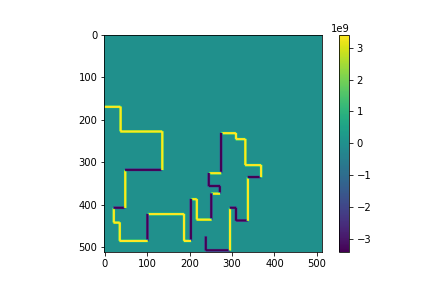
#> input picture plot_to_dxf/1.png, 432 x 288 px
$ python plot_to_dxf.py
#> lines starting #> are read from the running program, lines starting #| are printed output that depends on the picture; after the words box and inside, x2 and y2 are one past the last pixel; in counts of white or black regions, pixels touching at a corner belong together
#!/usr/bin/env python3
# -*- coding: utf-8 -*-
"""
Created on Tue Oct 10 20:27:21 2023

@author: cagilbenibol
"""

import ezdxf
from PIL import Image, ImageFilter
import cv2
import numpy as np

def fill_connection_points(input_path, output_path, kernel_size=3):
    # Read the image
    img = cv2.imread(input_path, cv2.IMREAD_GRAYSCALE)

    # Threshold the image to create a binary image
    _, binary = cv2.threshold(img, 127, 255, cv2.THRESH_BINARY_INV)

    # Define a kernel for the dilation operation.
    kernel = np.ones((kernel_size, kernel_size), np.uint8)

    # Use dilation to connect the lines.
    dilated = cv2.dilate(binary, kernel, iterations=1)

    # Find contours in the dilated image
    contours, _ = cv2.findContours(dilated, cv2.RETR_EXTERNAL, cv2.CHAIN_APPROX_SIMPLE)

    # Fill the contours
    cv2.drawContours(dilated, contours, -1, (255), thickness=cv2.FILLED)
    cv2.imwrite(output_path, 255 - dilated)  # We invert again to get the original color scheme


def remove_background(input_path, output_path, bg_color, tolerance=60):
    # Open the image
    img = Image.open(input_path)
    img = img.convert("RGBA")
    datas = img.getdata()
    new_data = []
    for item in datas:
        # Change all white (also shades that are close to white)
        # pixels to transparent
        if all(abs(item[i] - bg_color[i]) < tolerance for i in range(3)):
            new_data.append((255, 255, 255, 0))
        else:
            new_data.append(item)

    img.putdata(new_data)
    img.save(output_path, "PNG")

# Need to define the RGB value of your background color.
bg_color = (0, 170, 170)  # You might need to adjust this based on the exact color you want to remove


def crop(path_to_your_image, path_to_save_cropped_image,a):
    # Open the image file
#> called with path_to_your_image = '1.png', path_to_save_cropped_image = '2.png', a = (105, 36, 322, 252)
    img = Image.open(path_to_your_image)
#> img is the input picture: PIL image 432x288 RGBA; mean R, G, B, A 166.7, 207.8, 204.3, 255

    # Define the region to be cropped
    # (left, upper, right, lower) or (x1, y1, x2, y2)
    # For example: (100, 100, 300, 300) will crop a 200x200 pixel rectangle from the original image,
    # starting at (100, 100) and ending at (300, 300) cropped_img = img.crop((100, 100, 300, 300))
    cropped_img = img.crop(a)
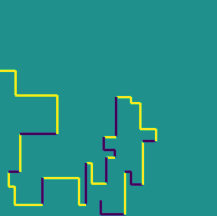
#> cropped_img: PIL image 217x216 RGBA; mean R, G, B, A 37.9, 144.5, 136.5, 255
#> after the loop in remove_background, `for item in datas:`: new_data = 46872 items
#> in remove_background, `img.putdata(new_data)`:
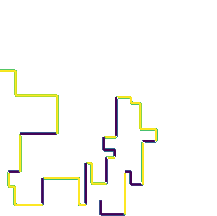
#> img: PIL image 217x216 RGBA; mean R, G, B, A 249.9, 249.9, 246, 12.5; transparent parts drawn white
    cropped_img.save(path_to_save_cropped_image)


# [50 lines left out: functions image_to_dxf_planes, png_to_dxf, not called in this run]


def make_all_colors_black(input_path, output_path):
    # Open the image
#> called with input_path = '3.png', output_path = '4.png'
    img = Image.open(input_path)
    img = img.convert("RGBA")

    datas = img.getdata()
    new_data = []

    for item in datas:
        # If the pixel is not transparent, change it to black
        if item[3] > 0:
            new_data.append((0, 0, 0, item[3]))
        else:
            new_data.append(item)
#> after the loop, new_data = 46872 items

    img.putdata(new_data)
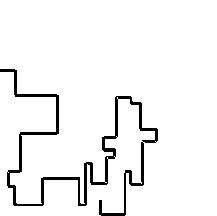
#> img: PIL image 217x216 RGBA; mean R, G, B, A 242.5, 242.5, 242.5, 12.5; transparent parts drawn white
#> in fill_connection_points, `img = cv2.imread(input_path, cv2.IMREAD_GRAYSCALE)`: img: shape (216, 217); 95.1% white; 1 black region, box (x1, y1, x2, y2) and area: (0, 69, 158, 216) 2297
#> in fill_connection_points, `_, binary = cv2.threshold(img, 127, 255, cv2.THRESH_BINARY_INV)`:
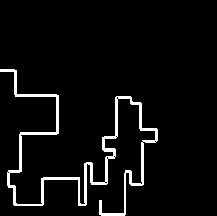
#> binary: shape (216, 217); 4.9% white; 1 white region, box (x1, y1, x2, y2) and area: (0, 69, 158, 216) 2297
#> in fill_connection_points, `dilated = cv2.dilate(binary, kernel, iterations=1)`:
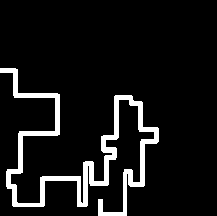
#> dilated: shape (216, 217); 8.4% white; 1 white region
#> in fill_connection_points, `contours, _ = cv2.findContours(dilated, cv2.RETR_EXTERNAL, cv2.CHAIN_A..`: contours = 1 contour; box (x1, y1, x2, y2) and area: (0, 68, 159, 216) 3156
#> call 2 of remove_background, with input_path = '5.png', output_path = '6.png', bg_color = (255, 255, 255), tolerance = 60
#> in remove_background (call 2), `img = img.convert("RGBA")`:
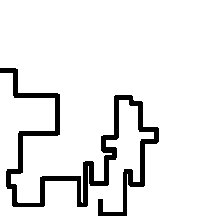
#> img: PIL image 217x216 RGBA; mean R, G, B, A 233.5, 233.5, 233.5, 255
    img.save(output_path, "PNG")


def image_to_dxf_plane(image_path, output_path):
    # Load the image in grayscale
#> called with image_path = '6.png', output_path = 'output.dxf'
    img = cv2.imread(image_path, cv2.IMREAD_GRAYSCALE)

    # Threshold the image to get the contours
    _, binary = cv2.threshold(img, 127, 255, cv2.THRESH_BINARY_INV)
    contours, _ = cv2.findContours(binary, cv2.RETR_EXTERNAL, cv2.CHAIN_APPROX_SIMPLE)

    # Create a new DXF document
    doc = ezdxf.new()
    msp = doc.modelspace()

    # Convert the contours to polylines and add to the DXF
    for contour in contours:
        points = contour.squeeze().tolist()
        # If the points are not in a list format, convert them
        points = [(p[0], p[1]) for p in points]
        # Close the loop by adding the first point at the end
        points.append(points[0])
        msp.add_lwpolyline(points)
#> this loop made 1 pass

    # Save the DXF document
    doc.saveas(output_path)


if __name__ == '__main__':
    crop('1.png', '2.png',a = (105, 36, 322, 252))
    #bg_color = (0, 170, 170)
    remove_background('2.png','3.png',  bg_color   = (0, 170, 170), tolerance=60)
    make_all_colors_black('3.png', '4.png')
    fill_connection_points('4.png', '5.png')
    remove_background('5.png','6.png',  bg_color = (255,255,255), tolerance=60)
    image_to_dxf_plane('6.png', 'output.dxf')
